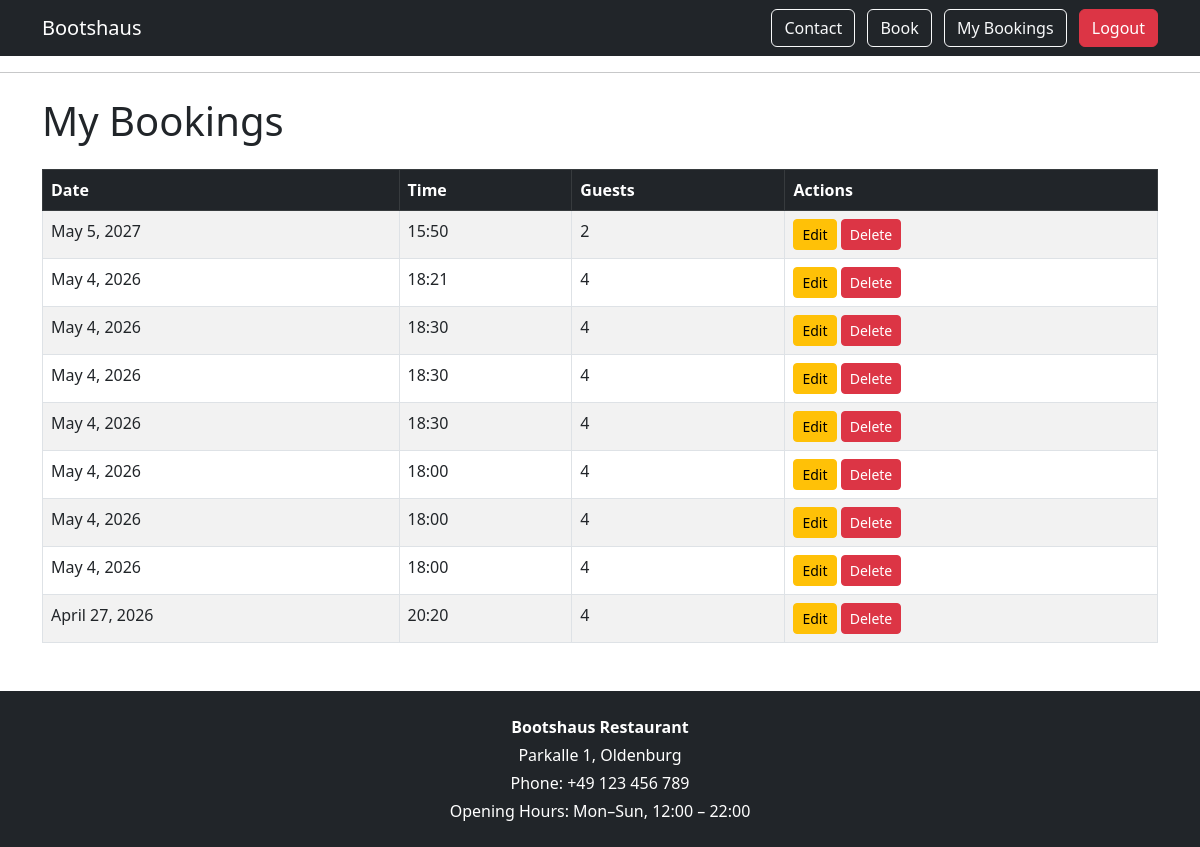
/my-bookings/ (signed in), run on the app's committed database.
### bookings/models.py (models this page shows, shortened)
class Booking(models.Model):
    STATUS_CHOICES = [
        ('pending', 'Pending'),
        ('confirmed', 'Confirmed'),
        ('cancelled', 'Cancelled'),
    ]
    user = models.ForeignKey(
        User,
        on_delete=models.CASCADE,
        related_name='bookings'
    )
    full_name = models.CharField(max_length=100)
    email = models.EmailField()
    booking_date = models.DateField()
    booking_time = models.TimeField()
    guests = models.PositiveIntegerField()
    special_request = models.TextField(blank=True)
    status = models.CharField(
        max_length=20,
        choices=STATUS_CHOICES,
        default='pending'
    )
    created_on = models.DateTimeField(auto_now_add=True)

### bookings/views.py (the view)
# urls.py: path('my-bookings/', my_bookings, name='my_bookings'),
@login_required
def my_bookings(request):
    bookings = Booking.objects.filter(user=request.user).order_by(
        '-booking_date'
    )
    return render(request, 'bookings/my_bookings.html', {'bookings': bookings})

### bookings/templates/bookings/my_bookings.html
{% extends 'bookings/base.html' %}
{% block content %}
    <h1 class="mb-4">My Bookings</h1>
    {% if bookings %}
<table class="table table-striped table-bordered">
    <thead class="table-dark">
        <tr>
            <th>Date</th>
            <th>Time</th>
            <th>Guests</th>
            <th>Actions</th>
        </tr>
    </thead>
    <tbody>
        {% for booking in bookings %}
        <tr>
            <td>{{ booking.booking_date }}</td>
            <td>{{ booking.booking_time|time:"H:i" }}</td>
            <td>{{ booking.guests }}</td>
            <td>
                <a href="{% url 'edit_booking' booking.id %}" class="btn btn-sm btn-warning">
                    Edit
                </a>
                <a href="{% url 'delete_booking' booking.id %}" class="btn btn-sm btn-danger">
                    Delete
                </a>
            </td>
        </tr>
        {% endfor %}
    </tbody>
</table>
    {% else %}
        <p>You have no bookings yet.</p>
    {% endif %}
{% endblock %}

### data on the page
Booking: booking_date "May 5, 2027", booking_time "15:50", guests "2"
Booking: booking_date "May 4, 2026", booking_time "18:21", guests "4"
Booking: booking_date "May 4, 2026", booking_time "18:30", guests "4"
Booking: booking_date "May 4, 2026", booking_time "18:30", guests "4"
Booking: booking_date "May 4, 2026", booking_time "18:30", guests "4"
Booking: booking_date "May 4, 2026", booking_time "18:00", guests "4"
Booking: booking_date "May 4, 2026", booking_time "18:00", guests "4"
Booking: booking_date "May 4, 2026", booking_time "18:00", guests "4"
Booking: booking_date "April 27, 2026", booking_time "20:20", guests "4"
